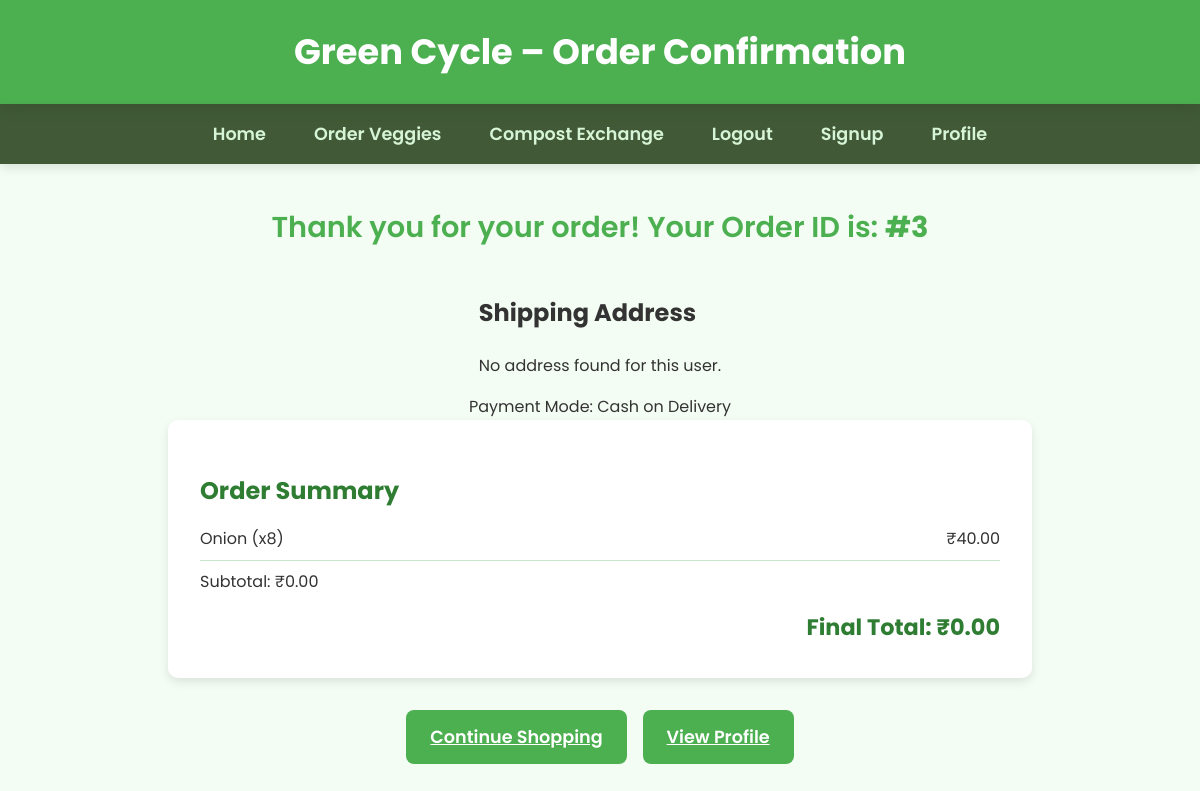
The app's page /order-confirmation/3/ (signed in) with its own data.
### core/models.py (models this page shows, shortened)
class Order(models.Model):
    user = models.ForeignKey(User, on_delete=models.CASCADE)
    created_at = models.DateTimeField(auto_now_add=True)
    address = models.TextField(blank=True)  # optional or required
    total_price = models.DecimalField(max_digits=10, decimal_places=2, default=0)
    discount_applied = models.DecimalField(max_digits=10, decimal_places=2, default=0)

class OrderItem(models.Model):
    order = models.ForeignKey(Order, related_name='items', on_delete=models.CASCADE)
    product = models.ForeignKey('Product', on_delete=models.CASCADE)
    quantity = models.PositiveIntegerField()
    price = models.DecimalField(max_digits=10, decimal_places=2)  # price at time of order

class Product(models.Model):
    name = models.CharField(max_length=100)
    price = models.DecimalField(max_digits=6, decimal_places=2)
    image = models.ImageField(upload_to='products/')
    unit = models.CharField(max_length=20, default='kg')

### core/views.py (the view)
# urls.py: path('order-confirmation/<int:order_id>/', order_confirmation, name='order_confirmation')
@login_required
def order_confirmation(request, order_id):
    order = get_object_or_404(Order, id=order_id, user=request.user)
    profile = UserProfile.objects.filter(user=request.user).first()
    address = profile.address if profile else "No address found for this user."
    order_items = order.items.all()
    discount_applied = order.discount_applied
    final_total_after_discount = order.total_price - discount_applied
    return render(request, 'order_confirmation.html', {
        'order': order,
        'address': address,
        'cart_items': order_items,
        'discount_applied': discount_applied, # This comes directly from the order now
        'cart_total': final_total_after_discount,
    })

### core/templates/order_confirmation.html (shortened to what this page needs)
{% load static %}
<!DOCTYPE html>
<html lang="en">
<head>
    <link rel="stylesheet" href="{% static 'core/order_confirmation.css' %}">
</head>
<body>
    <header>Green Cycle – Order Confirmation</header>
    <nav>
        <a href="{% url 'login' %}">Home</a>
        <a href="{% url 'order_veggies' %}">Order Veggies</a>
        <a href="{% url 'compost_exchange' %}">Compost Exchange</a>
        <a href="{% url 'logout_page' %}">Logout</a>
        <a href="{% url 'signup' %}">Signup</a>
        <a href="{% url 'profile' %}">Profile</a>
    </nav>
    <main>
        <div class="confirmation-message">Thank you for your order! Your Order ID is: <strong>#{{ order.id }}</strong> </div>
        <div class="shipping-address">
            <h2>Shipping Address</h2>
            <p>{{ address }}</p>
        </div>
        <div class = "Payment Mode">
                <span>Payment Mode: Cash on Delivery</span>
            </div>
        <div class="order-details">
            <h2>Order Summary</h2>
            {% for item in cart_items %}
            <div class="order-item">
                <div>{{ item.product.name }} (x{{ item.quantity }})</div>
                <div>₹{{ item.price | floatformat:2 }}</div>
            </div>
            {% endfor %}
            <div class="order-summary-line">
                <span>Subtotal:</span>
                <span>₹{{ order.total_price | floatformat:2 }}</span>
            </div>
            <div class="order-total">
                <span>Final Total:</span>
                <span>₹{{ cart_total | floatformat:2 }}</span>
            </div>
        </div>
        <div class="button-group">
            <a href="{% url 'order_veggies' %}" class="button">Continue Shopping</a>
            <a href="{% url 'profile' %}" class="button">View Profile</a>
        </div>
    </main>
</body>
</html>

### core/static/core/order_confirmation.css (style rules this page uses)
body { font-family: 'Poppins', sans-serif; margin: 0; padding: 0; background-color: #f4fdf4; color: #333; line-height: 1.6; }
header { background-color: #4CAF50; color: white; padding: 1.5rem 2rem; font-size: 2.2rem; text-align: center; box-shadow: 0 4px 15px rgba(0, 0, 0, 0.2); font-weight: 700; }
nav { background-color: rgba(34, 61, 21, 0.85); padding: 1rem 2rem; display: flex; justify-content: center; font-weight: 600; box-shadow: 0 4px 10px rgba(0, 0, 0, 0.1); position: sticky; top: 0; z-index: 10; }
nav a { color: #d6f5d6; text-decoration: none; margin: 0 1.5rem; font-size: 1.1rem; transition: color 0.3s ease; cursor: pointer; position: relative; }
nav a::after { content: ''; display: block; width: 0%; height: 2px; background-color: #d6f5d6; transition: width 0.3s; position: absolute; bottom: -4px; left: 0; }
main { display: flex; flex-direction: column; align-items: center; padding: 2.5rem; max-width: 800px; margin: 0 auto; }
.confirmation-message { font-size: 1.8rem; font-weight: 600; margin-bottom: 1.5rem; text-align: center; color: #4CAF50; }
.order-details { background-color: white; border-radius: 10px; padding: 2rem; box-shadow: 0 4px 10px rgba(0, 0, 0, 0.1); width: 100%; margin-bottom: 2rem; }
.order-details h2 { margin-bottom: 1rem; font-size: 1.5rem; color: #2E7D32; }
.order-item { display: flex; justify-content: space-between; margin-bottom: 0.5rem; border-bottom: 1px solid #C8E6C9; padding-bottom: 0.5rem; }
.order-total { font-weight: 700; font-size: 1.4rem; color: #2E7D32; margin-top: 1rem; text-align: right; }
.button-group { display: flex; justify-content: center; gap: 1rem; }
.button { background-color: #4CAF50; color: white; border: none; padding: 0.8rem 1.5rem; border-radius: 8px; cursor: pointer; font-weight: 600; font-size: 1.1rem; transition: background-color 0.3s ease-in-out; }

### records on screen
Order: id "3", total_price "0.00"
OrderItem: product.name "Onion", quantity "8", price "40.00"

### other values on screen
{{ address }} "No address found for this user."
{{ cart_total | floatformat:2 }} "0.00"
